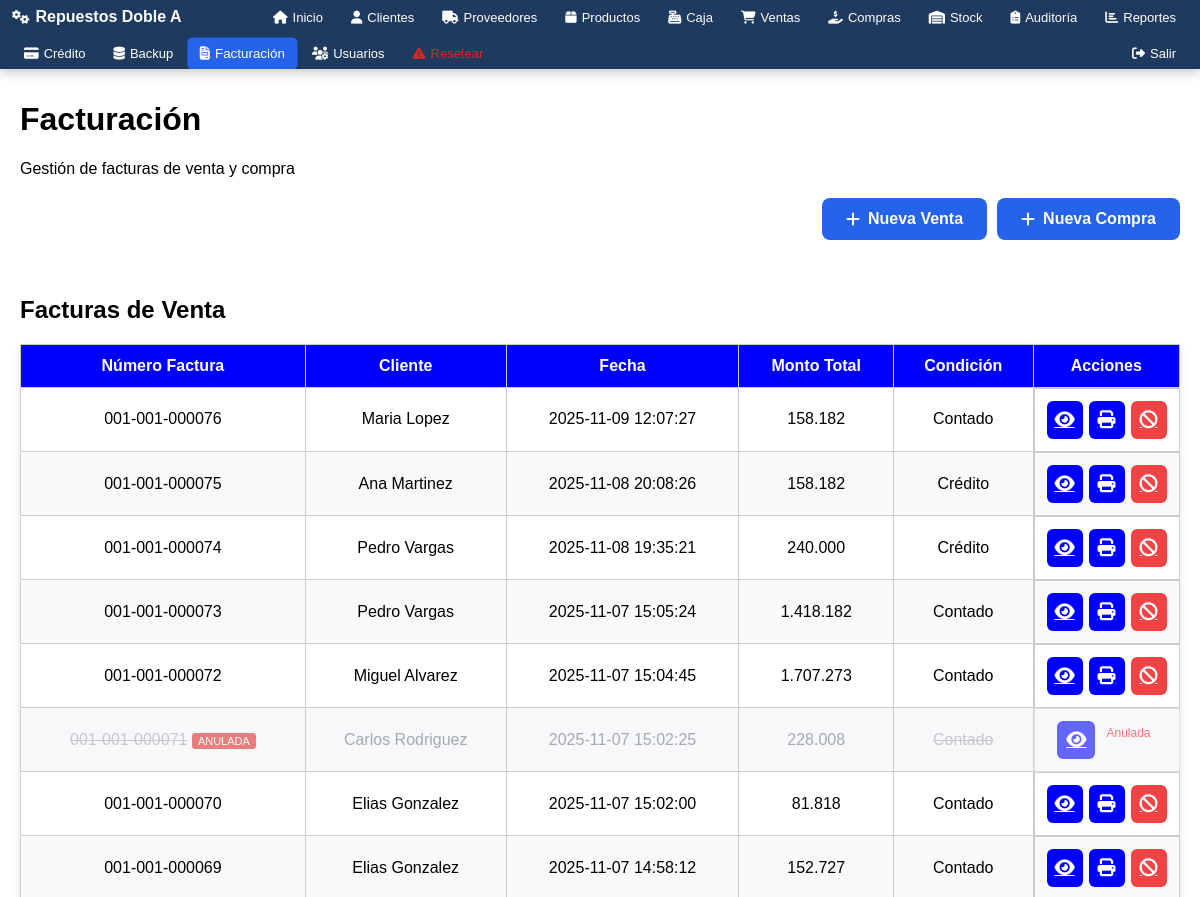
Page /modulos/facturacion/facturacion.php (signed in, upper part) on the earlier database version.
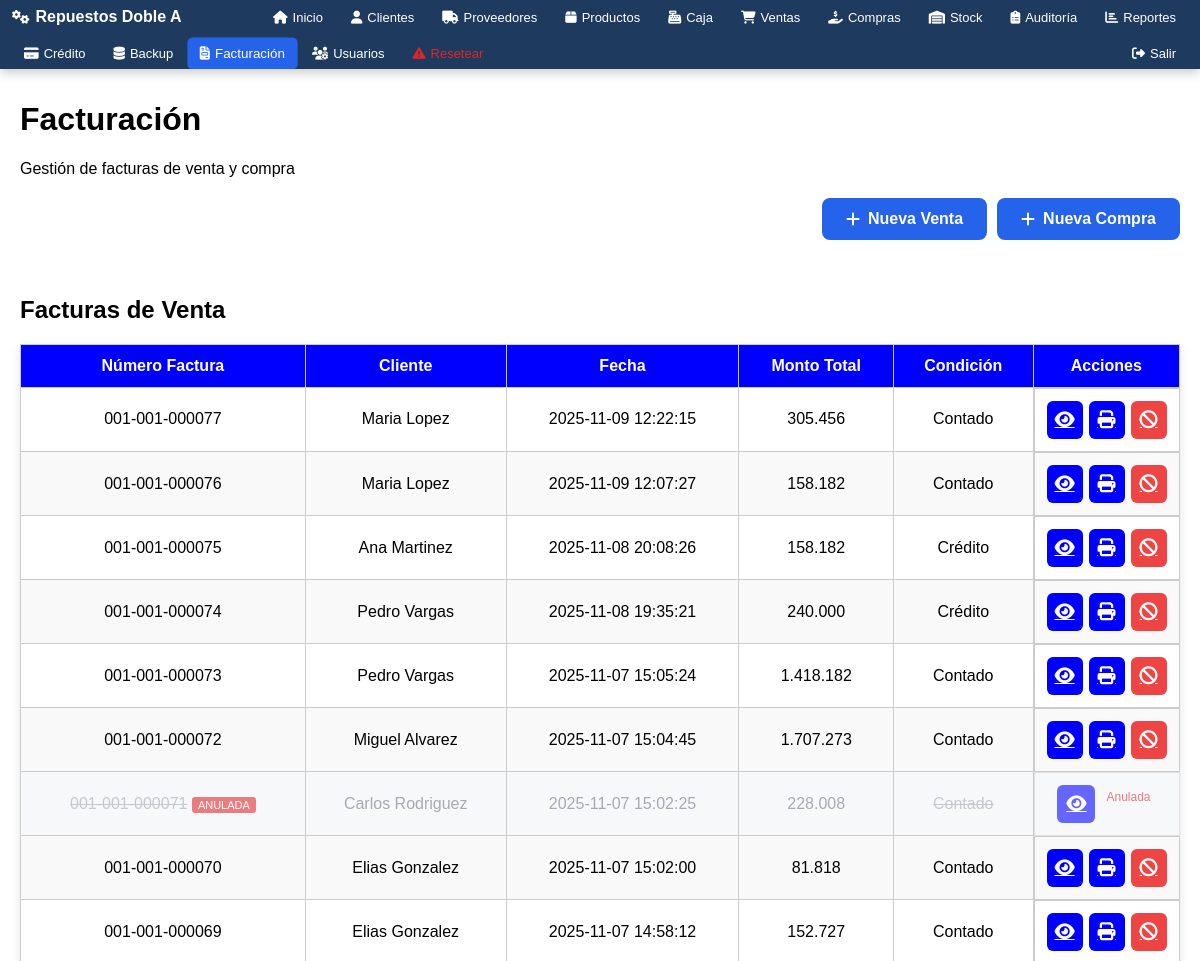
Same page on the later database version.
### tables this page shows
CREATE TABLE `cabecera_factura_ventas` (
  `id` int(11) NOT NULL AUTO_INCREMENT,
  `numero_factura` varchar(20) NOT NULL,
  `condicion_venta` enum('Contado','Crédito') NOT NULL,
  `forma_pago` enum('Efectivo','Tarjeta','Transferencia') NOT NULL,
  `fecha_hora` datetime DEFAULT CURRENT_TIMESTAMP,
  `cliente_id` int(11) NOT NULL,
  `monto_total` decimal(15,2) NOT NULL,
  `timbrado` varchar(20) DEFAULT '',
  `inicio_vigencia` date DEFAULT NULL,
  `fin_vigencia` date DEFAULT NULL,
  `anulada` tinyint(1) DEFAULT '0',
  `fecha_anulacion` datetime DEFAULT NULL,
  `usuario_anulacion_id` int(11) DEFAULT NULL,
  `motivo_anulacion` text,
  PRIMARY KEY (`id`),
  UNIQUE KEY `idx_numero_factura_unique` (`numero_factura`),
  UNIQUE KEY `idx_timbrado_unique` (`timbrado`),
  KEY `cliente_id` (`cliente_id`)
);

CREATE TABLE `clientes` (
  `id` int(11) NOT NULL AUTO_INCREMENT,
  `nombre` varchar(100) NOT NULL,
  `apellido` varchar(100) DEFAULT NULL,
  `ruc` varchar(20) DEFAULT NULL,
  `telefono` varchar(50) DEFAULT NULL,
  `email` varchar(100) DEFAULT NULL,
  `direccion` varchar(255) DEFAULT NULL,
  `created_at` timestamp NOT NULL DEFAULT CURRENT_TIMESTAMP,
  PRIMARY KEY (`id`)
);

### modulos/facturacion/facturacion.php (the view, shortened to what this page needs)
<?php
$base_path = $_SERVER['DOCUMENT_ROOT'] . '/repuestos/';
include $base_path . 'includes/auth.php';
include $base_path . 'includes/header.php';
$stmt_ventas = $pdo->query("SELECT * FROM cabecera_factura_ventas ORDER BY fecha_hora DESC LIMIT 50");
$facturas_ventas = $stmt_ventas->fetchAll();
$facturas_compras = [];
try {
    $stmt_compras = $pdo->query("SELECT * FROM cabecera_factura_compras ORDER BY fecha_hora DESC LIMIT 50");
    $facturas_compras = $stmt_compras->fetchAll();
} catch (Exception $e) {
}
?>
<div class="container tabla-responsive">
    <h1>Facturación</h1>
    <p>Gestión de facturas de venta y compra</p>
    <div class="form-actions-right">
        <a href="/repuestos/modulos/ventas/ventas.php" class="btn-submit"><i class="fas fa-plus"></i> Nueva Venta</a>
        <a href="/repuestos/modulos/compras/compras.php" class="btn-submit"><i class="fas fa-plus"></i> Nueva Compra</a>
    </div>
    <br><br>
    <h2>Facturas de Venta</h2>
    <table class="crud-table">
        <thead>
            <tr>
                <th>Número Factura</th>
                <th>Cliente</th>
                <th>Fecha</th>
                <th>Monto Total</th>
                <th>Condición</th>
                <th>Acciones</th>
            </tr>
        </thead>
        <tbody>
        <?php
        if($facturas_ventas){
            foreach($facturas_ventas as $fila){
                $stmt_cliente = $pdo->prepare("SELECT nombre, apellido FROM clientes WHERE id = ?");
                $stmt_cliente->execute([$fila['cliente_id']]);
                $cliente = $stmt_cliente->fetch();
                $nombre_cliente = $cliente ? $cliente['nombre'] . ' ' . $cliente['apellido'] : 'N/A';
                $anulada = isset($fila['anulada']) && $fila['anulada'] == 1;
                $clase_fila = $anulada ? 'factura-anulada' : '';
                echo '<tr class="' . $clase_fila . '">';
                echo '<td>';
                if ($anulada) {
                    echo '<span style="text-decoration: line-through; opacity: 0.6;">' . htmlspecialchars($fila['numero_factura']) . '</span> ';
                    echo '<span style="background: #dc2626; color: white; padding: 2px 6px; border-radius: 3px; font-size: 11px;">ANULADA</span>';
                } else {
                    echo htmlspecialchars($fila['numero_factura']);
                }
                echo '</td>';
                echo '<td>'.htmlspecialchars($nombre_cliente).'</td>';
                echo '<td>'.htmlspecialchars($fila['fecha_hora']).'</td>';
                echo '<td>'.number_format($fila['monto_total'],0,',','.').'</td>';
                echo '<td>';
                if ($anulada) {
                    echo '<span style="text-decoration: line-through; opacity: 0.6;">' . htmlspecialchars($fila['condicion_venta']) . '</span>';
                } else {
                    echo htmlspecialchars($fila['condicion_venta']);
                }
                echo '</td>';
                echo '<td class="acciones">';
                echo '<a href="/repuestos/modulos/ventas/ver_factura.php?id='.htmlspecialchars($fila['id']).'" class="btn btn-edit" data-tooltip="Ver" target="_blank">
                        <i class="fas fa-eye"></i>
                        </a>';
                if (!$anulada) {
                    echo '<a href="/repuestos/modulos/ventas/imprimir_factura.php?id='.htmlspecialchars($fila['id']).'" class="btn btn-edit" data-tooltip="Imprimir" target="_blank">
                            <i class="fas fa-print"></i>
                            </a>';
                    echo '<a href="anular_factura.php?id='.htmlspecialchars($fila['id']).'" class="btn btn-delete" data-tooltip="Anular">
                            <i class="fas fa-ban"></i>
                            </a>';
                } else {
                    echo '<span style="color: #dc2626; font-size: 12px; padding: 5px;">Anulada</span>';
                }
                echo '</td>';
                echo '</tr>';
            }
        } else {
            echo '<tr><td colspan="6">No hay facturas de venta registradas.</td></tr>';
        }
        ?>
        </tbody>
    </table>
    <?php if(!empty($facturas_compras)): ?>
    <br><br>
    <?php endif; ?>
</div>
<?php include $base_path . 'includes/footer.php'; ?>

Differences in the rows shown:
added cabecera_factura_ventas: numero_factura "001-001-000077", cliente.apellido "Maria Lopez", fecha_hora "2025-11-09 12:22:15", monto_total "305.456", condicion_venta "Contado"
